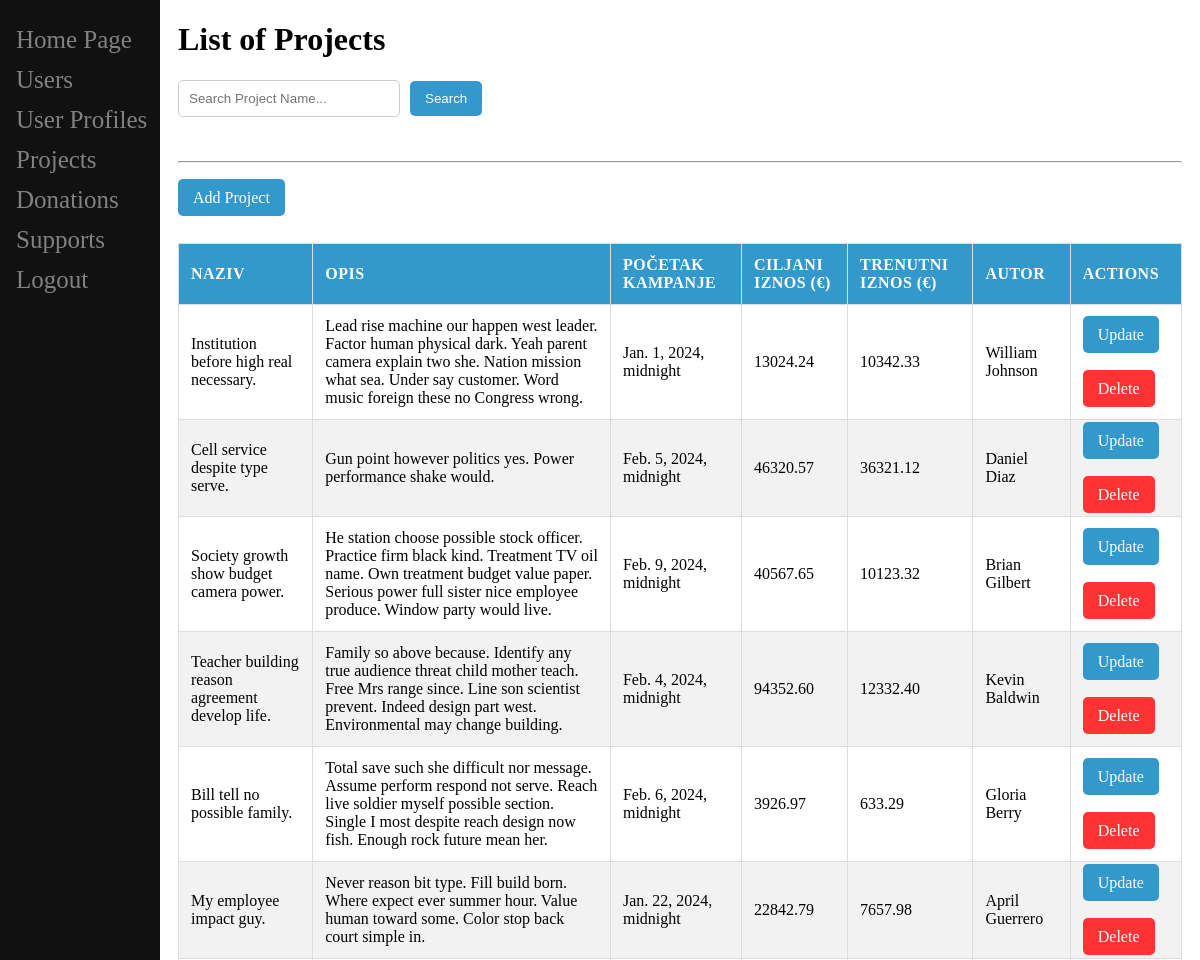
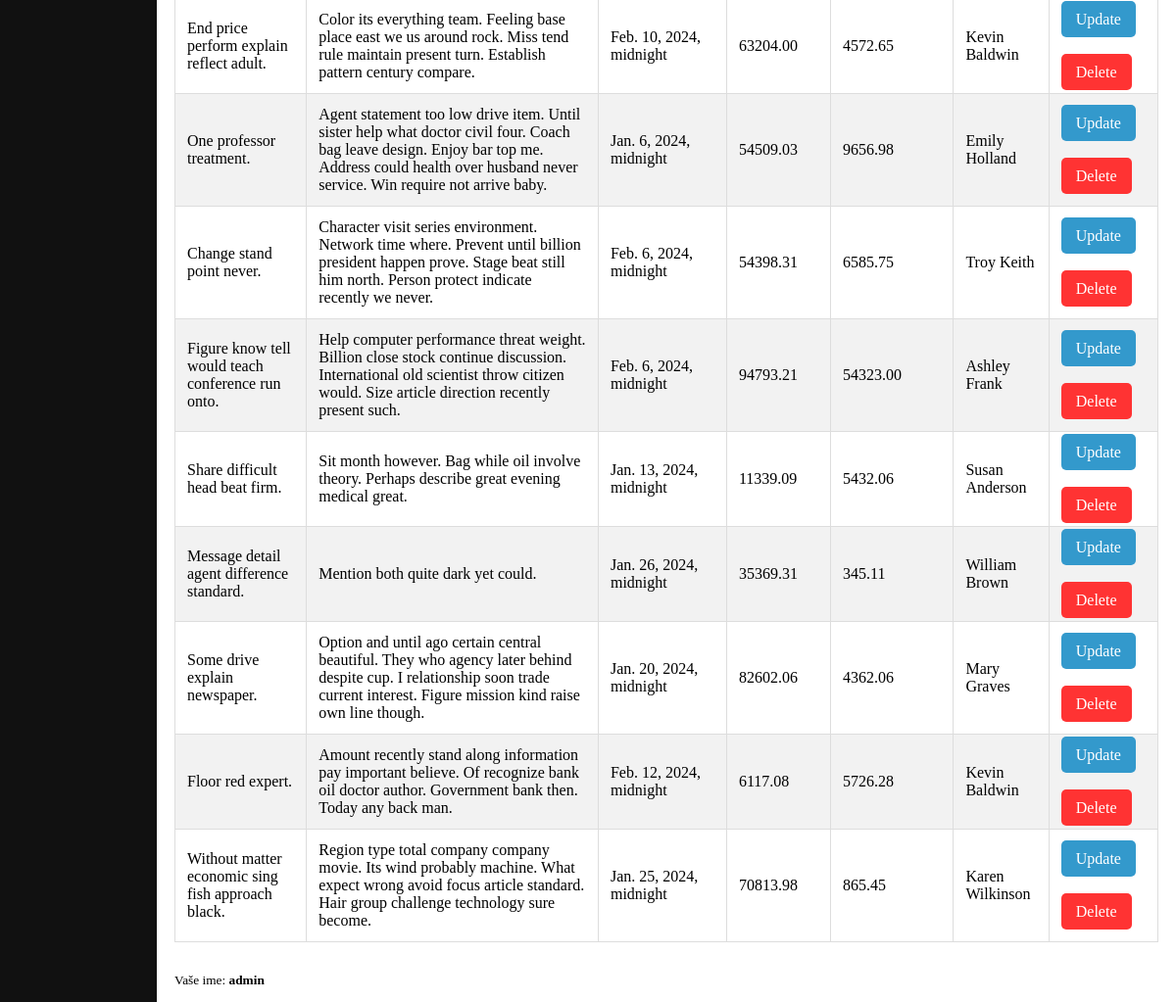
Screenshot of /project/ (signed in) with the database file from the repository (2 pictures, top to bottom).
### main/models.py (models this page shows, shortened)
class Project(models.Model):
    naziv = models.CharField(max_length=255)
    opis = models.TextField()
    pocetak_kampanje = models.DateTimeField()
    zavrsetak_kampanje = models.DateTimeField()
    ciljani_iznos = models.DecimalField(max_digits=10, decimal_places=2)
    trenutni_iznos = models.DecimalField(max_digits=10, decimal_places=2, default=0)
    autor = models.ForeignKey(User, on_delete=models.CASCADE, related_name='projects')

### main/views.py (the view)
# urls.py: path('project/', ProjectList.as_view(), name='project_list'),
class ProjectList(ListView):
    model = Project
    template_name = 'main/project_list.html'
    context_object_name = 'project_list'
    def get_queryset(self):
        return Project.objects.all()

### main/templates/main/project_list.html (shortened to what this page needs)
{% extends "base_generic.html" %}
{% block content %}
<h1>List of Projects</h1>
<form id="search-form">
  <input type="text" id="search-input" name="search" placeholder="Search Project Name...">
  <button type="button" id="search-button" onclick="filterProjects()">Search</button>
</form>
<br><br>
<hr><br>
<a href="{% url 'main:add' %}" class="action-button">Add Project</a>
<br><br><br>
<table id="project-table" class="responsive-table">
  <thead>
    <tr>
      <th>Naziv</th>
      <th>Opis</th>
      <th>Početak kampanje</th>
      <th>Ciljani iznos (€)</th>
      <th>Trenutni iznos (€)</th>
      <th>Autor</th>
      <th>Actions</th>
    </tr>
  </thead>
  <tbody>
    {% for project in project_list %}
    <tr>
      <td>{{ project.naziv }}</td>
      <td>{{ project.opis }}</td>
      <td>{{ project.pocetak_kampanje }}</td>
      <td>{{ project.ciljani_iznos }}</td>
      <td>{{ project.trenutni_iznos }}</td>
      <td>{% if project.autor.first_name or project.autor.last_name %}{{ project.autor.first_name }} {{project.autor.last_name }} {% else %}{{ project.autor.username }}{% endif %}</td>
      <td>
        <a href="{% url 'main:update' pk=project.pk %}" class="action-button" style="text-decoration: none;">Update</a>
        <br><br><br>
        <a href="{% url 'main:delete' pk=project.pk %}" class="delete-button" style="text-decoration: none;">Delete</a>
      </td>
    </tr>
    {% endfor %}
  </tbody>
</table>
{% endblock %}

### templates/base_generic.html (shortened to what this page needs)
<!DOCTYPE html>
<html lang="en">
<head>
    {% load static %}
    <link rel="stylesheet" type="text/css" href="{% static 'style.css' %}">
</head>
<body>
    {% block sidebar %}
    <div class="sidenav">
        <a href="{% url 'main:homepage' %}">Home Page</a>
        <a href="{% url 'main:user_list' %}">Users</a>
        <a href="{% url 'main:user_profile_list' %}">User Profiles</a>
        <a href="{% url 'main:project_list' %}">Projects</a>
        <a href="{% url 'main:donation_list' %}">Donations</a>
        <a href="{% url 'main:support_list' %}">Supports</a>
        {% if user.is_authenticated %}
        <a href="#" id="logout-link">Logout</a>
        {% else %}
        <a href="{% url 'login' %}">Login</a>
        {% endif %}
        </div>
        {% endblock %}
    <div class="content">
        {% block content %}
        {% endblock %}
        {% if user.is_authenticated %}
        <br>
    <small><p>Vaše ime:<strong> {{ user.username }}</strong></p></small>
{% else %}
    <br>
    <small><p>Niste prijavljeni.</p></small>
{% endif %}
    </div>
</body>
</html>

### main/static/style.css (style rules this page uses)
.sidenav { height:100%; width:160px; position: fixed; z-index:1; top:0; left:0; background-color:#111; padding-top:20px; }
.sidenav a { padding:6px 8px 6px 16px; text-decoration: none; font-size:25px; color: #818181; display:block; }
.content { margin-left:160px; padding: 0px 10px; }
.responsive-table { border-collapse: collapse; width: 100%; }
.responsive-table th, .responsive-table td { border: 1px solid #ddd; padding: 12px; text-align: left; }
.responsive-table th { background-color: #3399cc; color: #fff; text-transform: uppercase; letter-spacing: 0.03em; }
.responsive-table tr:nth-child(even) { background-color: #f2f2f2; }

### main/templates/main/project_list.html (style rules this page uses)
#search-form { display: flex; align-items: center; }
#search-input { padding: 10px; border: 1px solid #ccc; border-radius: 5px; margin-right: 10px; width: 200px; }
#search-button { padding: 10px 15px; border: none; border-radius: 5px; background-color: #3399cc; color: #fff; cursor: pointer; }
.action-button { padding: 10px 15px; border: none; border-radius: 5px; background-color: #3399cc; color: #fff; cursor: pointer; text-decoration: none; margin-right: 10px; }
a.delete-button { padding: 10px 15px; border: none; border-radius: 5px; background-color: #ff3333; color: #fff; cursor: pointer; text-decoration: none; margin-right: 10px; }

### rows the page displays
Project: naziv "Institution before high real necessary.", opis "Lead rise machine our happen west leader. Factor human physical dark. Yeah parent camera explain two she. Nation mission what sea. Under say customer. Word music foreign these no Congress wrong.", pocetak_kampanje "Jan. 1, 2024, midnight", ciljani_iznos "13024.24", trenutni_iznos "10342.33", autor.first_name "William", autor.last_name "Johnson"
Project: naziv "Cell service despite type serve.", opis "Gun point however politics yes. Power performance shake would.", pocetak_kampanje "Feb. 5, 2024, midnight", ciljani_iznos "46320.57", trenutni_iznos "36321.12", autor.first_name "Daniel", autor.last_name "Diaz"
Project: naziv "Society growth show budget camera power.", opis "He station choose possible stock officer. Practice firm black kind. Treatment TV oil name. Own treatment budget value paper. Serious power full sister nice employee produce. Window party would live.", pocetak_kampanje "Feb. 9, 2024, midnight", ciljani_iznos "40567.65", trenutni_iznos "10123.32", autor.first_name "Brian", autor.last_name "Gilbert"
Project: naziv "Teacher building reason agreement develop life.", opis "Family so above because. Identify any true audience threat child mother teach. Free Mrs range since. Line son scientist prevent. Indeed design part west. Environmental may change building.", pocetak_kampanje "Feb. 4, 2024, midnight", ciljani_iznos "94352.60", trenutni_iznos "12332.40", autor.first_name "Kevin", autor.last_name "Baldwin"
Project: naziv "Bill tell no possible family.", opis "Total save such she difficult nor message. Assume perform respond not serve. Reach live soldier myself possible section. Single I most despite reach design now fish. Enough rock future mean her.", pocetak_kampanje "Feb. 6, 2024, midnight", ciljani_iznos "3926.97", trenutni_iznos "633.29", autor.first_name "Gloria", autor.last_name "Berry"
Project: naziv "My employee impact guy.", opis "Never reason bit type. Fill build born. Where expect ever summer hour. Value human toward some. Color stop back court simple in.", pocetak_kampanje "Jan. 22, 2024, midnight", ciljani_iznos "22842.79", trenutni_iznos "7657.98", autor.first_name "April", autor.last_name "Guerrero"
Project: naziv "End price perform explain reflect adult.", opis "Color its everything team. Feeling base place east we us around rock. Miss tend rule maintain present turn. Establish pattern century compare.", pocetak_kampanje "Feb. 10, 2024, midnight", ciljani_iznos "63204.00", trenutni_iznos "4572.65", autor.first_name "Kevin", autor.last_name "Baldwin"
Project: naziv "One professor treatment.", opis "Agent statement too low drive item. Until sister help what doctor civil four. Coach bag leave design. Enjoy bar top me. Address could health over husband never service. Win require not arrive baby.", pocetak_kampanje "Jan. 6, 2024, midnight", ciljani_iznos "54509.03", trenutni_iznos "9656.98", autor.first_name "Emily", autor.last_name "Holland"
Project: naziv "Change stand point never.", opis "Character visit series environment. Network time where. Prevent until billion president happen prove. Stage beat still him north. Person protect indicate recently we never.", pocetak_kampanje "Feb. 6, 2024, midnight", ciljani_iznos "54398.31", trenutni_iznos "6585.75", autor.first_name "Troy", autor.last_name "Keith"
Project: naziv "Figure know tell would teach conference run onto.", opis "Help computer performance threat weight. Billion close stock continue discussion. International old scientist throw citizen would. Size article direction recently present such.", pocetak_kampanje "Feb. 6, 2024, midnight", ciljani_iznos "94793.21", trenutni_iznos "54323.00", autor.first_name "Ashley", autor.last_name "Frank"
Project: naziv "Share difficult head beat firm.", opis "Sit month however. Bag while oil involve theory. Perhaps describe great evening medical great.", pocetak_kampanje "Jan. 13, 2024, midnight", ciljani_iznos "11339.09", trenutni_iznos "5432.06", autor.first_name "Susan", autor.last_name "Anderson"
Project: naziv "Message detail agent difference standard.", opis "Mention both quite dark yet could.", pocetak_kampanje "Jan. 26, 2024, midnight", ciljani_iznos "35369.31", trenutni_iznos "345.11", autor.first_name "William", autor.last_name "Brown"
Project: naziv "Some drive explain newspaper.", opis "Option and until ago certain central beautiful. They who agency later behind despite cup. I relationship soon trade current interest. Figure mission kind raise own line though.", pocetak_kampanje "Jan. 20, 2024, midnight", ciljani_iznos "82602.06", trenutni_iznos "4362.06", autor.first_name "Mary", autor.last_name "Graves"
Project: naziv "Floor red expert.", opis "Amount recently stand along information pay important believe. Of recognize bank oil doctor author. Government bank then. Today any back man.", pocetak_kampanje "Feb. 12, 2024, midnight", ciljani_iznos "6117.08", trenutni_iznos "5726.28", autor.first_name "Kevin", autor.last_name "Baldwin"
Project: naziv "Without matter economic sing fish approach black.", opis "Region type total company company movie. Its wind probably machine. What expect wrong avoid focus article standard. Hair group challenge technology sure become.", pocetak_kampanje "Jan. 25, 2024, midnight", ciljani_iznos "70813.98", trenutni_iznos "865.45", autor.first_name "Karen", autor.last_name "Wilkinson"

### other values shown
{{ user.username }} "admin"
